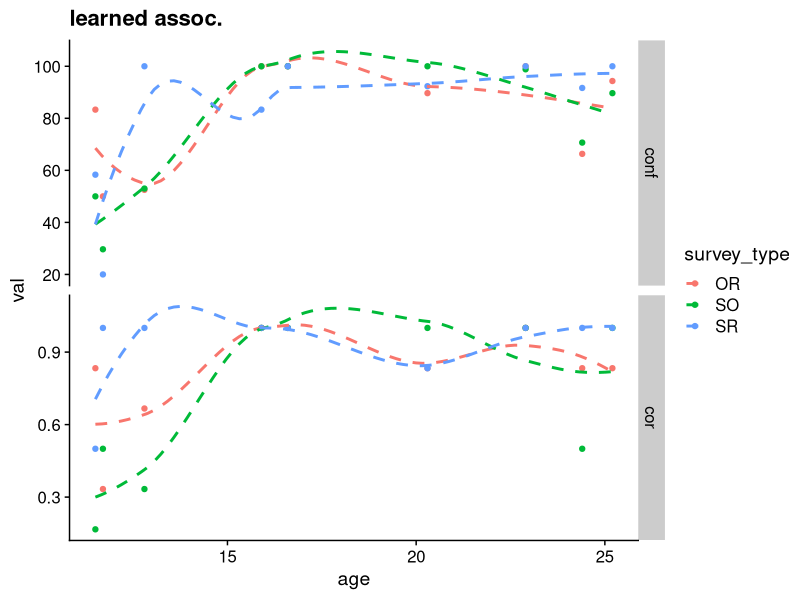

The R source for this figure:
#!/usr/bin/env Rscript
library(dplyr)
library(ggplot2)
library(cowplot)
theme_set(theme_cowplot())

# 20200624WF - init
#   read in fruit and side pairs


d <-
   read.csv('txt/ages.csv') %>%
   merge(read.table('txt/fruit_survey.tsv',header=T)) %>%
   mutate(correct=correct=='true') %>%
   group_by(subjID, age, survey_type) %>%
   summarise(cor=sum(correct)/n(), conf=mean(confidence))

   #tidyr::spread(survey_type,cor)

p <- d %>%
    tidyr::gather(mes,val,-age,-subjID,-survey_type) %>%
    ggplot() + aes(x=age, y=val, color=survey_type) +
    #geom_line(aes(group=subjID), color='black', alpha=.2, size=1) +
    #geom_jitter(alpha=.8, width=.1, height=0) +
    geom_point() +
    geom_smooth(se=F, linetype=2) +
    facet_grid(mes~., scales="free_y") +
    ggtitle('learned assoc.') 

ggsave(p,file='survey_learn.png')

# non are sig. (all ~ .25)
split(d,d$survey_type) %>% sapply(function(x) summary(lm(age~cor,x))$coeff['cor','Pr(>|t|)'])
